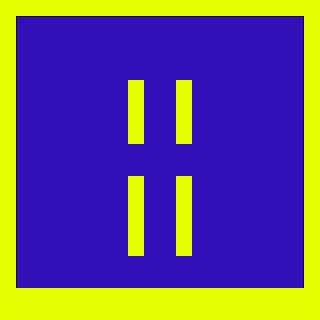

Rendered tile map (Tiled .tmx) drawn with the repository's tilesets; below, a short description and the full map source, tile grids included:
An orthogonal 20x20 tile map with 16x16 px tiles, 2 tile layers (Tile Layer 1, collisions), 2 tilesets.

<map version="1.10" tiledversion="1.11.2" orientation="orthogonal" renderorder="right-up" width="20" height="20" tilewidth="16" tileheight="16" infinite="0" nextlayerid="3" nextobjectid="1">
 <tileset firstgid="1" source="background.tsx" />
 <tileset firstgid="10" source="collision.tsx" />
 <layer id="1" name="Tile Layer 1" width="20" height="20">
  <data encoding="csv">
0,0,0,0,0,0,0,0,0,0,0,0,0,0,0,0,0,0,0,0,
0,1,8,8,8,8,8,8,8,8,8,8,8,8,8,8,8,8,7,0,
0,2,9,9,9,9,9,9,9,9,9,9,9,9,9,9,9,9,6,0,
0,2,9,9,9,9,9,9,9,9,9,9,9,9,9,9,9,9,6,0,
0,2,9,9,9,9,9,9,9,9,9,9,9,9,9,9,9,9,6,0,
0,2,9,9,9,9,9,9,9,9,9,9,9,9,9,9,9,9,6,0,
0,2,9,9,9,9,9,9,9,9,9,9,9,9,9,9,9,9,6,0,
0,2,9,9,9,9,9,9,9,9,9,9,9,9,9,9,9,9,6,0,
0,2,9,9,9,9,9,9,9,9,9,9,9,9,9,9,9,9,6,0,
0,2,9,9,9,9,9,9,9,9,9,9,9,9,9,9,9,9,6,0,
0,2,9,9,9,9,9,9,9,9,9,9,9,9,9,9,9,9,6,0,
0,2,9,9,9,9,9,9,9,9,9,9,9,9,9,9,9,9,6,0,
0,2,9,9,9,9,9,9,9,9,9,9,9,9,9,9,9,9,6,0,
0,2,9,9,9,9,9,9,9,9,9,9,9,9,9,9,9,9,6,0,
0,2,9,9,9,9,9,9,9,9,9,9,9,9,9,9,9,9,6,0,
0,2,9,9,9,9,9,9,9,9,9,9,9,9,9,9,9,9,6,0,
0,2,9,9,9,9,9,9,9,9,9,9,9,9,9,9,9,9,6,0,
0,2,9,9,9,9,9,9,9,9,9,9,9,9,9,9,9,9,6,0,
0,3,4,4,4,4,4,4,4,4,4,4,4,4,4,4,4,4,5,0,
0,0,0,0,0,0,0,0,0,0,0,0,0,0,0,0,0,0,0,0
</data>
 </layer>
 <layer id="2" name="collisions" width="20" height="20">
  <data encoding="csv">
10,10,10,10,10,10,10,10,10,10,10,10,10,10,10,10,10,10,10,10,
10,0,0,0,0,0,0,0,0,0,0,0,0,0,0,0,0,0,0,10,
10,0,0,0,0,0,0,0,0,0,0,0,0,0,0,0,0,0,0,10,
10,0,0,0,0,0,0,0,0,0,0,0,0,0,0,0,0,0,0,10,
10,0,0,0,0,0,0,0,0,0,0,0,0,0,0,0,0,0,0,10,
10,0,0,0,0,0,0,0,10,0,0,10,0,0,0,0,0,0,0,10,
10,0,0,0,0,0,0,0,10,0,0,10,0,0,0,0,0,0,0,10,
10,0,0,0,0,0,0,0,10,0,0,10,0,0,0,0,0,0,0,10,
10,0,0,0,0,0,0,0,10,0,0,10,0,0,0,0,0,0,0,10,
10,0,0,0,0,0,0,0,0,0,0,0,0,0,0,0,0,0,0,10,
10,0,0,0,0,0,0,0,0,0,0,0,0,0,0,0,0,0,0,10,
10,0,0,0,0,0,0,0,10,0,0,10,0,0,0,0,0,0,0,10,
10,0,0,0,0,0,0,0,10,0,0,10,0,0,0,0,0,0,0,10,
10,0,0,0,0,0,0,0,10,0,0,10,0,0,0,0,0,0,0,10,
10,0,0,0,0,0,0,0,10,0,0,10,0,0,0,0,0,0,0,10,
10,0,0,0,0,0,0,0,10,0,0,10,0,0,0,0,0,0,0,10,
10,0,0,0,0,0,0,0,0,0,0,0,0,0,0,0,0,0,0,10,
10,0,0,0,0,0,0,0,0,0,0,0,0,0,0,0,0,0,0,10,
10,10,10,10,10,10,10,10,10,10,10,10,10,10,10,10,10,10,10,10,
10,10,10,10,10,10,10,10,10,10,10,10,10,10,10,10,10,10,10,10
</data>
 </layer>
</map>
